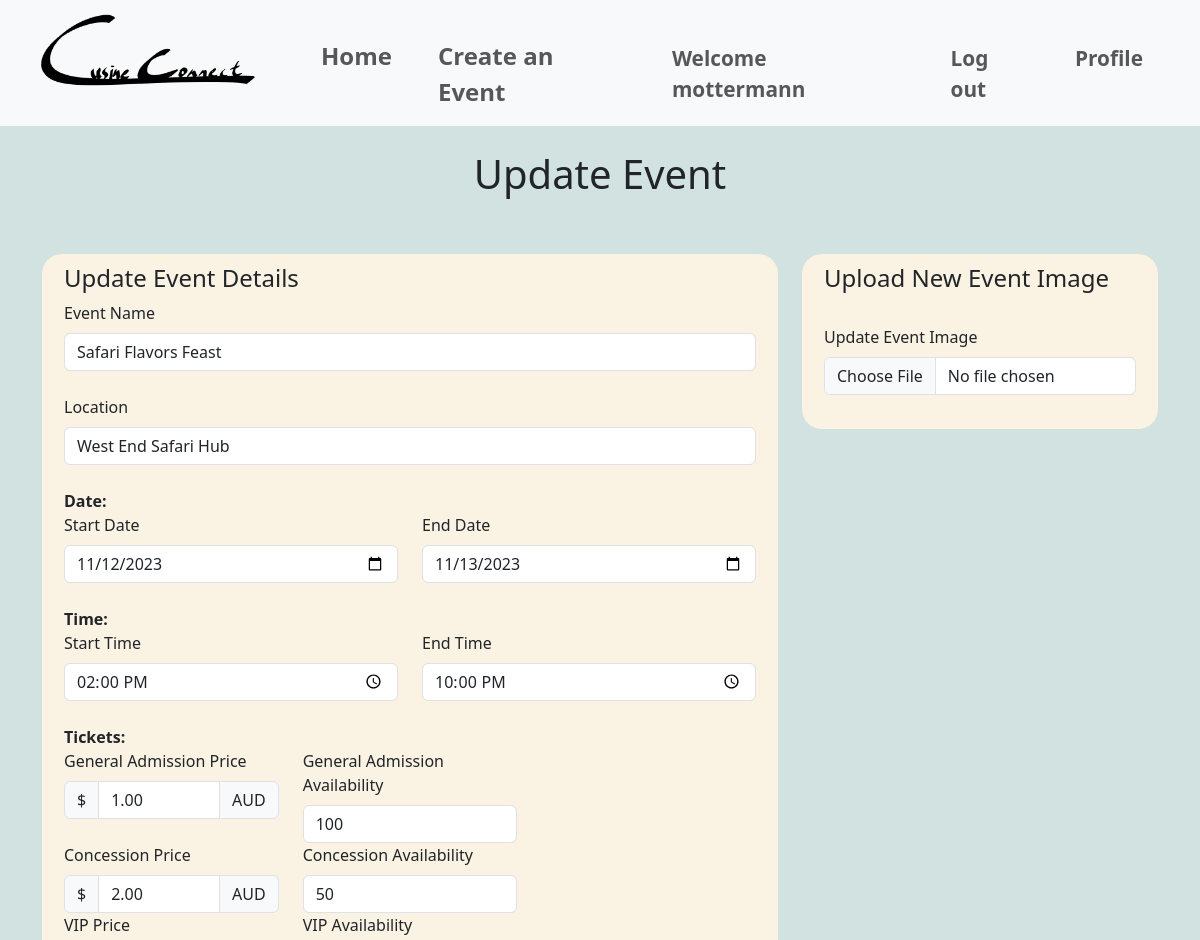
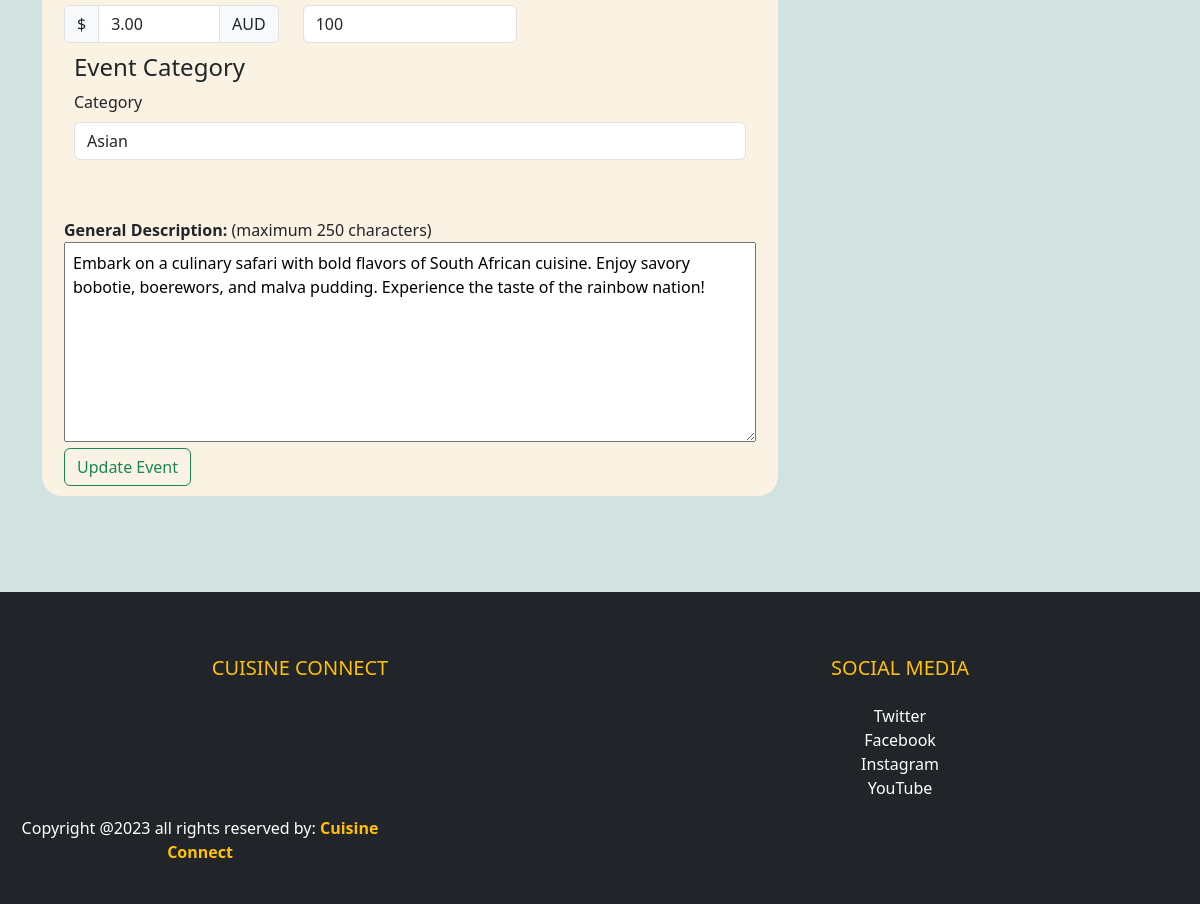
Screenshot of /events/update_event/6 (signed in) with the database file from the repository (2 pictures, top to bottom).
### website/models.py (models this page shows, shortened)
class User(db.Model, UserMixin):
    __tablename__='users'
    id = db.Column(db.Integer, primary_key=True)
    name = db.Column(db.String(100), index=True, unique=True, nullable=False)
    emailid = db.Column(db.String(100), index=True, nullable=False)
    contactnumber = db.Column(db.Integer)
    address = db.Column(db.String(15), unique=True, index=True, nullable=True)
    password_hash = db.Column(db.String(255), nullable=False)
    comments = db.relationship('Comment', backref='user')

class Event(db.Model):
    __tablename__ = 'events'
    id = db.Column(db.Integer, primary_key=True)
    name = db.Column(db.String(80), nullable=False)
    location = db.Column(db.String(400), nullable=False)
    start_date = db.Column(db.Date, nullable=False)
    end_date = db.Column(db.Date, nullable=False)
    start_time = db.Column(db.Time, nullable=False)
    end_time = db.Column(db.Time, nullable=False)
    ga_price = db.Column(db.Numeric, nullable=False)
    ga_availability = db.Column(db.Integer, nullable=False)
    concession_price = db.Column(db.Numeric, nullable=False)
    concession_availability = db.Column(db.Integer, nullable=False)
    vip_price = db.Column(db.Numeric, nullable=False)
    vip_availability = db.Column(db.Integer, nullable=False)
    description = db.Column(db.Text, nullable=False)
    image = db.Column(db.String(400), nullable=True)
    event_guidelines = db.Column(db.Text, nullable=True)
    terms_conditions = db.Column(db.Text, nullable=True)
    category = db.Column(db.String(80), nullable=True)
    comments = db.relationship('Comment', backref='event')
    user_id = db.Column(db.Integer, db.ForeignKey('users.id'))
    user = db.relationship('User', backref=db.backref('events', lazy=True))
    is_cancelled = db.Column(db.Boolean, default=False)
    event_bookings = db.relationship('Bookings', back_populates='event', lazy=True)

### website/events.py (the view)
@bp.route('/update_event/<int:id>', methods=['GET', 'POST'])
@login_required
def update_event(id):
    event = Event.query.get_or_404(id)
    if event.user_id != current_user.id:
        flash('You do not have permission to edit this event.')
        return redirect(url_for('event.show', id=id))
    form = EventForm(obj=event)  # Pre-populate the form with the event's data
    if form.validate_on_submit():
        event.name = form.name.data
        event.location = form.location.data
        event.start_date = form.start_date.data
        event.end_date = form.end_date.data
        event.start_time = form.start_time.data
        event.end_time = form.end_time.data
        event.ga_price = form.ga_price.data
        event.ga_availability = form.ga_availability.data
        event.concession_price = form.concession_price.data
        event.concession_availability = form.concession_availability.data
        event.vip_price = form.vip_price.data
        event.vip_availability = form.vip_availability.data
        event.description = form.description.data
        if form.image_update.data: # Check if the image file has been updated
            new_image_filename = save_image(form.image_update.data)
            if new_image_filename:
                event.image = new_image_filename
        event.category = form.category.data
        event.event_guidelines = form.event_guidelines.data
        event.terms_conditions = form.terms_conditions.data
        try:
            db.session.commit()
            print("Successful update")
            flash('Event updated successfully.')
            return redirect(url_for('main.index'))
        except Exception as e:
            print("Error updating event:", e)
            db.session.rollback()
            flash('An error occurred. Event update failed.')
    else:
        print(form.errors)
    return render_template('events/updateEvent.html', form=form, event=event)

### website/templates/events/updateEvent.html (shortened to what this page needs)
{% extends 'base.html' %}
{% block header %}
<link rel="stylesheet" href="{{ url_for('static', filename='style/style.css') }}">
{% endblock %}
{% block content %}
<div>
    <div class="heading">
        <h1>Update Event</h1><br><br>
    </div>
    <form method="post" action="{{ url_for('event.update_event', id=event.id) }}" enctype="multipart/form-data" class="container">
        <div class="row">
            <div class="col-sm-8">
                <div class="formLayout">
                    <div class="container">
                        <h4>Update Event Details</h4>
                        {{ form.name.label(class="form-label") }}
                        {{ form.name(class="form-control") }}<br>
                        {{ form.location.label(class="form-label") }}
                        {{ form.location(class="form-control") }}<br>
                        <b>Date:</b><br>
                        <div class="row">
                            <div class="col-sm-6">
                                {{ form.start_date.label(class="form-label") }}
                                {{ form.start_date(class="form-control") }}
                            </div>
                            <div class="col-sm-6">
                                {{ form.end_date.label(class="form-label") }}
                                {{ form.end_date(class="form-control") }}
                            </div>
                        </div><br>
                        <b>Time:</b><br>
                        <div class="row">
                            <div class="col-sm-6">
                                {{ form.start_time.label(class="form-label") }}
                                {{ form.start_time(class="form-control") }}
                            </div>
                            <div class="col-sm-6">
                                {{ form.end_time.label(class="form-label") }}
                                {{ form.end_time(class="form-control") }}
                            </div>
                        </div><br>
                        <b>Tickets:</b><br>
                        <div class="row">
                            <div class="col-sm-4">
                                {{ form.ga_price.label(class="form-label") }}
                                <div class="input-group">
                                    <div class="input-group-text">$</div>
                                    {{ form.ga_price(class="form-control") }}
                                    <div class="input-group-text">AUD</div>
                                </div>
                            </div>
                            <div class="col-sm-4">
                                {{ form.ga_availability.label(class="form-label") }}
                                {{ form.ga_availability(class="form-control") }}
                            </div>
                        </div>
                        <div class="row">
                            <div class="col-sm-4">
                                {{ form.concession_price.label(class="form-label") }}
                                <div class="input-group">
                                    <div class="input-group-text">$</div>
                                    {{ form.concession_price(class="form-control") }}
                                    <div class="input-group-text">AUD</div>
                                </div>
                            </div>
                            <div class="col-sm-4">
                                {{ form.concession_availability.label(class="form-label") }}
                                {{ form.concession_availability(class="form-control") }}
                            </div>
                        </div>
                        <div class="row">
                            <div class="col-sm-4">
                                {{ form.vip_price.label(class="form-label") }}
                                <div class="input-group">
                                    <div class="input-group-text">$</div>
                                    {{ form.vip_price(class="form-control") }}
                                    <div class="input-group-text">AUD</div>
                                </div>
                            </div>
                            <div class="col-sm-4">
                                {{ form.vip_availability.label(class="form-label") }}
                                {{ form.vip_availability(class="form-control") }}
                            </div>
                        </div>
                        <div class="row">
                            <div class="col-sm-12">
                                <div class="formLayout">
                                    <h4>Event Category</h4>
                                    {{ form.category.label(class="form-label") }}
                                    {{ form.category(class="form-control") }}<br>
                                </div>
                            </div>
                        </div><br>
                        <b>General Description:</b> (maximum 250 characters)<br>
                        {{ form.description(class="inputBox", maxlength="250") }}<br>
                        {{ form.update_event(class="btn btn-outline-success", value="Update Event") }}
                    </div>
                </div>
            </div>
            <div class="col-sm-4">
                <div class="formLayout">
                    <div class="container">
                        <h4>Upload New Event Image</h4><br>
                        {{ form.image_update.label(class="form-label") }}
                        {{ form.image_update(class="form-control") }}<br>
                    </div>
                </div>
            </div>
        </div>
    </form>
</div>
<br><br><br><br>
{% endblock %}

### website/templates/base.html (shortened to what this page needs)
<!DOCTYPE html>
<html lang="en">
    <head>
        <link rel="stylesheet" href="{{url_for('static', filename='style/style.css')}}">
        <link href="https://cdn.jsdelivr.net/npm/bootstrap@5.3.1/dist/css/bootstrap.min.css" rel="stylesheet">
    </head>
    <body class="bGColor">
        <nav class="navbar sticky-top navbar-expand-sm bg-light navbar-light justify-content-center">
            <div class="container-fluid">
                    <ul class="navbar-nav">
                        <li><a class="navbar-brand" href = "{{ url_for('main.index') }}"><img src="{{url_for('static', filename='img/logo.png')}}" style="width:240px;height:90px"></a></li>
                        <li class="nav-item" ><a style="font-size: 150%; padding-top: 30px;" class="nav-link" href = "{{ url_for('main.index') }}"><b>Home</b></a></li>
                        <li class="nav-item" ><a style="font-size: 150%; padding-top: 30px;" class="nav-link" href = "{{ url_for('event.create') }}"><b>Create an Event</b></a></li>
                    </ul>
                    <ul class = "navbar-nav navbar-right">
                        {% if current_user.is_authenticated %}
                        <li class="nav-item" ><a style="font-size: 130%; padding-top: 30px;" class="nav-link" href = "#"><b>Welcome {{current_user.name}}</b></a></li>
                        <li class="nav-item" ><a style="font-size: 130%; padding-top: 30px;" class="nav-link" href = "{{ url_for('auth.logout') }}"><b>Log out</b></a></li>
                        {% else %}
                        <li class="nav-item" ><a style="font-size: 130%; padding-top: 30px;" class="nav-link" href = "{{ url_for('auth.login') }}"><b>Log in</b></a></li>
                        <li class="nav-item" ><a style="font-size: 130%; padding-top: 30px;" class="nav-link" href = "{{ url_for('auth.register') }}"><b>Sign up</b></a></li>
                        {% endif %}
                        {% if current_user.is_authenticated %}
                        <li class="nav-item"><a style="font-size: 130%; padding-right: 30px; padding-top: 30px;" class="nav-link" href = "{{ url_for('event.profile') }}"><b>Profile</b></a></li>
                        {% endif %}
                    </ul>
            </div>
        </nav>
        {% block header %}
        {% endblock %}
    {% block content %}
    {% endblock %}
    <footer class="bg-dark text-white pt-5 pb-4">
        <div class="container-fluid text-center text-md-left">
            <div class="row text-center text-md-left">
                <div class="col-md-3 col-lg-3 col-xl-3 mx-auto mt-3">
                    <h5 class="text-uppercase mb-4 font-weight-bold text-warning">Cuisine Connect</h5>
                </div>
                <div class="col-md-3 col-lg-3 col-xl-3 mx-auto mt-3">
                    <h5 class="text-uppercase mb-4 font-weight-bold text-warning">Social Media</h5>
                    <ul class="list-unstyled">
                        <li>
                            <a href="https://twitter.com/elonmusk" class="text-white" style="text-decoration: none;">Twitter</a>
                        </li>
                        <li>
                            <a href="https://www.facebook.com/zuck/" class="text-white" style="text-decoration: none;">Facebook</a>
                        </li>
                        <li>
                            <a href="https://www.instagram.com/cats_of_instagram" class="text-white" style="text-decoration: none;">Instagram</a>
                        </li>
                        <li>
                            <a href="https://www.youtube.com/watch?v=dQw4w9WgXcQ&t=1s" class="text-white" style="text-decoration: none;">YouTube</a>
                        </li>
                    </ul>
                </div>
            </div>
            <div class="row">
                <div class="col-md-4 col-lg-4">
                    <p>Copyright @2023 all rights reserved by:
                        <strong class="text-warning">Cuisine Connect</strong>
                    </p>
                </div>
            </div>
        </div>
      </footer>
    </body>
</html>

### website/static/style/style.css (style rules this page uses)
.heading { text-align: center; padding-top: 2%; }
.bGColor { background-color: rgba(196, 218, 216, 0.767); }
.navbar-nav > li { padding-left: 15px; padding-right: 15px; }
.formLayout { background-color: rgb(250, 242, 226); padding: 10px; border-radius: 20px; }
.inputBox { height: 200px; width:100%; padding: 8px; }

### rows the page displays
User: name "mottermann"
Event: name "Safari Flavors Feast", location "West End Safari Hub", start_date "11/12/2023", end_date "11/13/2023", start_time "14:00", end_time "22:00", ga_price "1.00", ga_availability "100", concession_price "2.00", concession_availability "50", vip_price "3.00", vip_availability "100", category "Asian", description "Embark on a culinary safari with bold flavors of South African cuisine. Enjoy savory bobotie, boerewors, and malva pudding. Experience the taste of the rainbow nation!"
